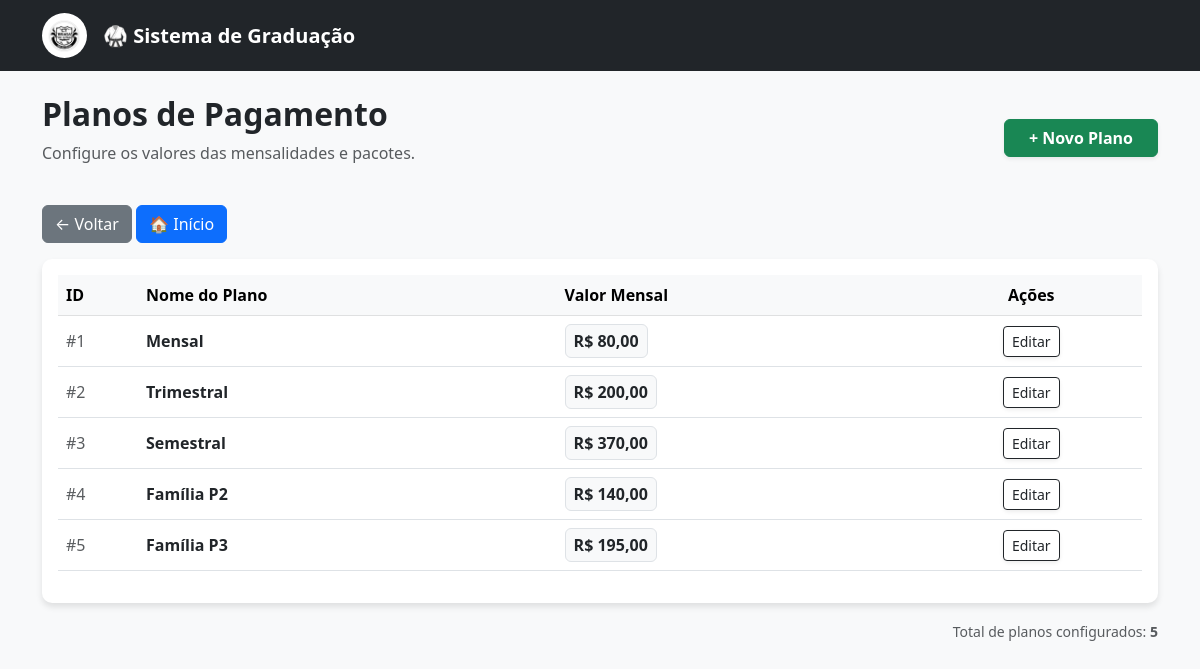
Screenshot of /inicio/planos/ with the database file from the repository.
### inicio/models.py (models this page shows, shortened)
class Plano(models.Model):
    nome = models.CharField(max_length=50)
    valor = models.DecimalField(max_digits=10, decimal_places=2)

### inicio/views.py (the view)
# urls.py: path('planos/', PlanoListView.as_view(), name='lista_planos'),
class PlanoListView(ListView):
    model = Plano
    template_name = 'inicio/plano_list.html'
    context_object_name = 'planos'

### inicio/templates/inicio/plano_list.html
{% extends 'base.html' %}
{% block content %}
<div class="container">
    <div class="d-flex justify-content-between align-items-center mb-4">
        <div>
            <h2 class="fw-bold" style="color: #212529;">Planos de Pagamento</h2>
            <p class="text-muted">Configure os valores das mensalidades e pacotes.</p>
        </div>
        <a href="/admin/inicio/plano/add/" class="btn btn-success fw-bold px-4 shadow-sm">
            + Novo Plano
        </a>
    </div>
    <div class="mb-3">
        <button onclick="history.back()" class="btn btn-secondary">
            ← Voltar
        </button>
        <a href="/" class="btn btn-primary">
            🏠 Início
        </a>
    </div>
    <div class="tabela-alunos p-3">
        <table class="table table-hover align-middle">
            <thead class="table-light">
                <tr>
                    <th style="width: 80px;">ID</th>
                    <th>Nome do Plano</th>
                    <th>Valor Mensal</th>
                    <th class="text-center">Ações</th>
                </tr>
            </thead>
            <tbody>
                {% for plano in planos %}
                <tr>
                    <td class="text-muted">#{{ plano.id }}</td>
                    <td>
                        <span class="fw-bold" style="color: #212529;">{{ plano.nome }}</span>
                    </td>
                    <td>
                        <span class="badge bg-light text-dark border p-2" style="font-size: 1rem;">
                            R$ {{ plano.valor }}
                        </span>
                    </td>
                    <td class="text-center">
                        <div class="btn-group shadow-sm">
                            <a href="/admin/inicio/plano/{{ plano.id }}/change/" class="btn btn-sm btn-outline-dark">
                                Editar
                            </a>
                        </div>
                    </td>
                </tr>
                {% empty %}
                <tr>
                    <td colspan="4" class="text-center py-4 text-muted">
                        <i class="bi bi-info-circle me-2"></i>Nenhum plano cadastrado ainda.
                    </td>
                </tr>
                {% endfor %}
            </tbody>
        </table>
    </div>
    <div class="mt-3 text-end">
        <small class="text-muted">Total de planos configurados: <strong>{{ planos.count }}</strong></small>
    </div>
</div>
{% endblock %}

### templates/base.html (style rules this page uses)
body { background-color: #f8f9fa; }
.tabela-alunos { background-color: white; border-radius: 10px; box-shadow: 0 4px 6px rgba(0, 0, 0, 0.1); }

### rows the page displays
Plano: id "1", nome "Mensal", valor "80,00"
Plano: id "2", nome "Trimestral", valor "200,00"
Plano: id "3", nome "Semestral", valor "370,00"
Plano: id "4", nome "Família P2", valor "140,00"
Plano: id "5", nome "Família P3", valor "195,00"

### other values shown
{{ planos.count }} "5"
